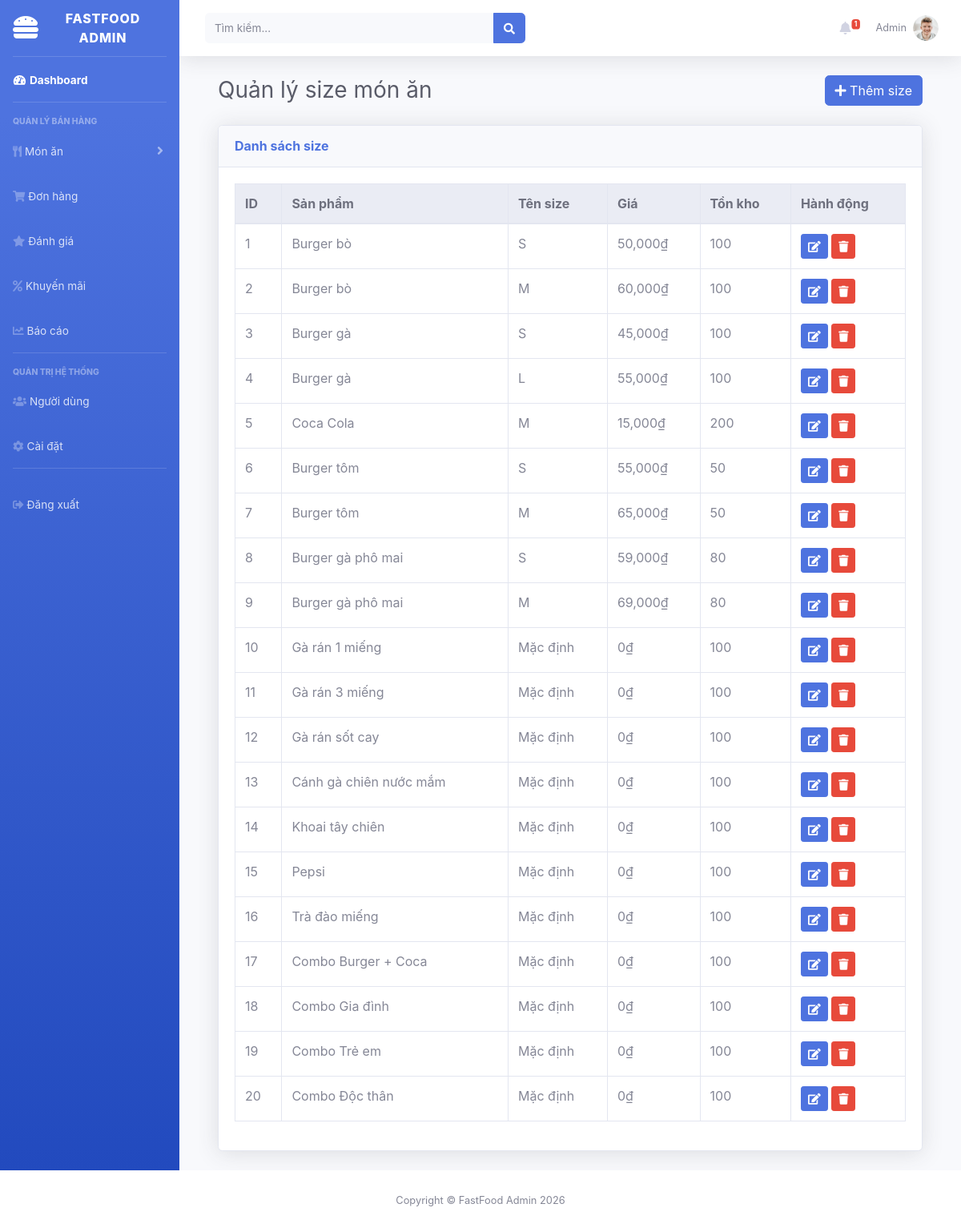
Screenshot of /admin.php?url=variants (signed in) with the database file from the repository.
### tables this page shows
CREATE TABLE product_variants (
    id BIGINT UNSIGNED AUTO_INCREMENT PRIMARY KEY,
    product_id BIGINT UNSIGNED,
    variant_name VARCHAR(100),
    price DECIMAL(12,2),
    stock_quantity INT DEFAULT 0,
    status TINYINT DEFAULT 1,
    created_at TIMESTAMP NULL,
    updated_at TIMESTAMP NULL,
    FOREIGN KEY (product_id) REFERENCES products(id)
);

CREATE TABLE products (
    id BIGINT UNSIGNED AUTO_INCREMENT PRIMARY KEY,
    category_id BIGINT UNSIGNED,
    name VARCHAR(150),
    slug VARCHAR(180) UNIQUE,
    description TEXT,
    base_price DECIMAL(12,2),
    image VARCHAR(255),
    is_featured TINYINT DEFAULT 0,
    status TINYINT DEFAULT 1,
    created_at TIMESTAMP NULL,
    updated_at TIMESTAMP NULL,
    FOREIGN KEY (category_id) REFERENCES categories(id)
);

### public/admin.php (called while the page is built, shortened)
<?php
require_once __DIR__ . '/../app/controllers/Admin/ProductController.php';
$url = $_GET['url'] ?? 'dashboard';
$layout = __DIR__ . '/../resources/views/layouts/admin.php';
switch ($url) {
    case 'variants':
        $variants = getAllVariants();
        break;
}
include $layout;

### app/controllers/Admin/ProductController.php (called while the page is built, shortened)
<?php
function getAllVariants() {
    $conn = getDB();
    $sql = "SELECT v.*, p.name as product_name
            FROM product_variants v
            LEFT JOIN products p ON v.product_id = p.id
            ORDER BY v.id ASC";
    return $conn->query($sql)->fetchAll();
}

### resources/views/pages/admin/variants.php (the view, shortened to what this page needs)
<div id="content-wrapper" class="d-flex flex-column">
    <div id="content">
        <div class="container-fluid">
            <div class="d-sm-flex align-items-center justify-content-between mb-4">
                <h1 class="h3 mb-0 text-gray-800">Quản lý size món ăn</h1>
                <button class="btn btn-primary" data-toggle="modal" data-target="#addVariantModal">
                    <i class="fas fa-plus"></i> Thêm size
                </button>
            </div>
            <div class="card shadow mb-4">
                <div class="card-header py-3">
                    <h6 class="m-0 font-weight-bold text-primary">Danh sách size</h6>
                </div>
                <div class="card-body">
                    <div class="table-responsive">
                        <table class="table table-bordered table-hover">
                            <thead class="thead-light">
                                <tr><th>ID</th><th>Sản phẩm</th><th>Tên size</th><th>Giá</th><th>Tồn kho</th><th>Hành động</th>
                            </thead>
                            <tbody>
                                <?php if (count($variants) == 0): ?>
                                    <tr><td colspan="6" class="text-center">Chưa có size nào</td></tr>
                                <?php else: ?>
                                    <?php foreach ($variants as $v): ?>
                                    <tr>
                                        <td><?= $v['id'] ?></td>
                                        <td><?= htmlspecialchars($v['product_name']) ?></td>
                                        <td><?= htmlspecialchars($v['variant_name']) ?></td>
                                        <td><?= number_format($v['price']) ?>₫</td>
                                        <td><?= (int)$v['stock_quantity'] ?></td>
                                        <td>
                                            <button class="btn btn-sm btn-primary" data-toggle="modal" data-target="#editModal<?= $v['id'] ?>"><i class="fas fa-edit"></i></button>
                                            <a href="admin.php?url=variant-delete&id=<?= $v['id'] ?>" class="btn btn-sm btn-danger" onclick="return confirm('Xóa size này?')"><i class="fas fa-trash"></i></a>
                                         </td>
                                     </tr>
                                    <?php endforeach; ?>
                                <?php endif; ?>
                            </tbody>
                        </table>
                    </div>
                </div>
            </div>
        </div>
    </div>
</div>

### rows the page displays
product_variants: id "1", product.name "Burger bò", variant_name "S", price "50,000", stock_quantity "100"
product_variants: id "2", product.name "Burger bò", variant_name "M", price "60,000", stock_quantity "100"
product_variants: id "3", product.name "Burger gà", variant_name "S", price "45,000", stock_quantity "100"
product_variants: id "4", product.name "Burger gà", variant_name "L", price "55,000", stock_quantity "100"
product_variants: id "5", product.name "Coca Cola", variant_name "M", price "15,000", stock_quantity "200"
product_variants: id "6", product.name "Burger tôm", variant_name "S", price "55,000", stock_quantity "50"
product_variants: id "7", product.name "Burger tôm", variant_name "M", price "65,000", stock_quantity "50"
product_variants: id "8", product.name "Burger gà phô mai", variant_name "S", price "59,000", stock_quantity "80"
product_variants: id "9", product.name "Burger gà phô mai", variant_name "M", price "69,000", stock_quantity "80"
product_variants: id "10", product.name "Gà rán 1 miếng", variant_name "Mặc định", price "0", stock_quantity "100"
product_variants: id "11", product.name "Gà rán 3 miếng", variant_name "Mặc định", price "0", stock_quantity "100"
product_variants: id "12", product.name "Gà rán sốt cay", variant_name "Mặc định", price "0", stock_quantity "100"
product_variants: id "13", product.name "Cánh gà chiên nước mắm", variant_name "Mặc định", price "0", stock_quantity "100"
product_variants: id "14", product.name "Khoai tây chiên", variant_name "Mặc định", price "0", stock_quantity "100"
product_variants: id "15", product.name "Pepsi", variant_name "Mặc định", price "0", stock_quantity "100"
product_variants: id "16", product.name "Trà đào miếng", variant_name "Mặc định", price "0", stock_quantity "100"
product_variants: id "17", product.name "Combo Burger + Coca", variant_name "Mặc định", price "0", stock_quantity "100"
product_variants: id "18", product.name "Combo Gia đình", variant_name "Mặc định", price "0", stock_quantity "100"
product_variants: id "19", product.name "Combo Trẻ em", variant_name "Mặc định", price "0", stock_quantity "100"
product_variants: id "20", product.name "Combo Độc thân", variant_name "Mặc định", price "0", stock_quantity "100"

### other values shown
$totalNotifications "1"
$currentUser['name'] "Admin"
